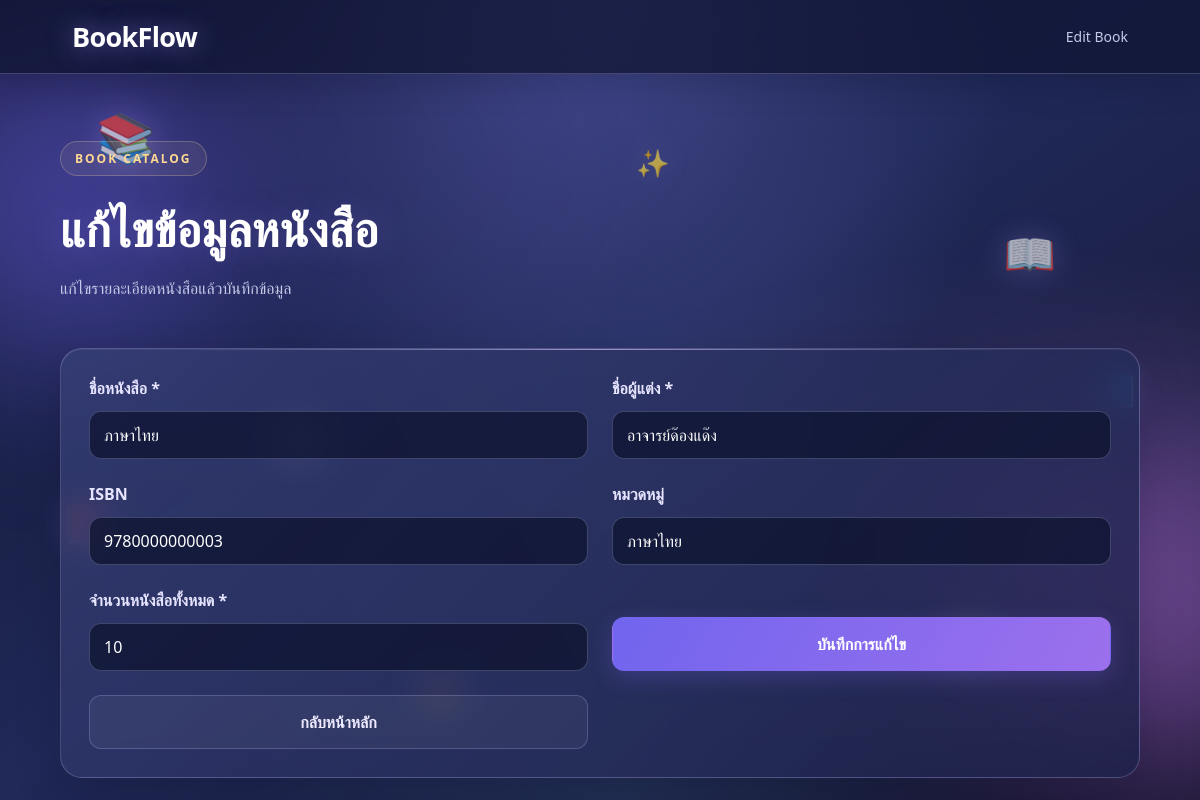
The app's page /books/edit/3 with its own data.
### tables this page shows
CREATE TABLE books (
                id INTEGER PRIMARY KEY AUTOINCREMENT,
                isbn TEXT UNIQUE,
                title TEXT NOT NULL,
                author TEXT NOT NULL,
                category TEXT,
                total_copies INTEGER NOT NULL DEFAULT 1
                    CHECK (total_copies >= 1),
                created_at TEXT NOT NULL DEFAULT CURRENT_TIMESTAMP
            );

### app.py (the view, shortened to what this page needs)
@app.route("/books/edit/<int:book_id>", methods=["GET", "POST"])
def edit_book(book_id):
    connection = get_db_connection()
    try:
        book = connection.execute(
            "SELECT * FROM books WHERE id = ?",
            (book_id,),
        ).fetchone()
        if book is None:
            flash("ไม่พบหนังสือที่ต้องการแก้ไข", "error")
            return redirect(url_for("home"))
        return render_template("edit_book.html", book=book)
    finally:
        connection.close()

### database/db.py (called while the page is built)
def get_db_connection():
    connection = sqlite3.connect(DATABASE_PATH)
    connection.row_factory = sqlite3.Row
    connection.execute("PRAGMA foreign_keys = ON")
    return connection

### templates/edit_book.html (shortened to what this page needs)
<!DOCTYPE html>
<html lang="th">
<head>
    <link rel="stylesheet" href="{{ url_for('static', filename='style.css') }}">
</head>
<body>
    <div class="library-background" aria-hidden="true">
    <span class="floating-book book-one">📚</span>
    <span class="floating-book book-two">📖</span>
    <span class="floating-book book-three">📕</span>
    <span class="floating-book book-four">📗</span>
    <span class="floating-book book-five">📘</span>
    <span class="floating-book book-six">📙</span>
    <span class="floating-book book-seven">✨</span>
    <span class="floating-book book-eight">📖</span>
</div>
    <header class="header">
        <a class="brand" href="/">BookFlow</a>
        <span class="header-label">Edit Book</span>
    </header>
    <main class="container">
        <section class="welcome">
            <p class="eyebrow">BOOK CATALOG</p>
            <h1>แก้ไขข้อมูลหนังสือ</h1>
            <p class="subtitle">แก้ไขรายละเอียดหนังสือแล้วบันทึกข้อมูล</p>
        </section>
        <section class="panel">
            <form method="POST" class="book-form">
                <div class="form-group">
                    <label for="title">ชื่อหนังสือ *</label>
                    <input id="title" name="title" value="{{ book.title }}" required maxlength="200">
                </div>
                <div class="form-group">
                    <label for="author">ชื่อผู้แต่ง *</label>
                    <input id="author" name="author" value="{{ book.author }}" required maxlength="150">
                </div>
                <div class="form-group">
                    <label for="isbn">ISBN</label>
                    <input id="isbn" name="isbn" value="{{ book.isbn or '' }}" maxlength="30">
                </div>
                <div class="form-group">
                    <label for="category">หมวดหมู่</label>
                    <input id="category" name="category" value="{{ book.category or '' }}" maxlength="100">
                </div>
                <div class="form-group">
                    <label for="total_copies">จำนวนหนังสือทั้งหมด *</label>
                    <input id="total_copies" name="total_copies" type="number" min="1" value="{{ book.total_copies }}" required>
                </div>
                <button class="button primary" type="submit">บันทึกการแก้ไข</button>
                <a class="button secondary" href="{{ url_for('home') }}">กลับหน้าหลัก</a>
            </form>
        </section>
    </main>
</body>
</html>

### records on screen
books: title "ภาษาไทย", author "อาจารย์ด๊องแด๊ง", isbn "9780000000003", category "ภาษาไทย", total_copies "10"
